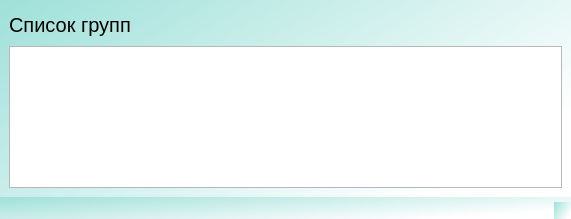
<?xml version="1.0" encoding="UTF-8"?>
<ui version="4.0">
 <class>MainWindow</class>
 <widget class="QMainWindow" name="MainWindow">
  <property name="geometry">
   <rect>
    <x>0</x>
    <y>0</y>
    <width>571</width>
    <height>219</height>
   </rect>
  </property>
  <property name="windowTitle">
   <string>MainWindow</string>
  </property>
  <property name="styleSheet">
   <string notr="true">QWidget {
    background: qlineargradient(spread:pad, x1:0, y1:0, x2:1, y2:0.590909, stop:0 rgba(159, 224, 217, 255), stop:1 rgba(255, 255, 255, 255));
}
</string>
  </property>
  <widget class="QWidget" name="centralwidget">
   <layout class="QGridLayout" name="gridLayout">
    <item row="0" column="0">
     <widget class="QLabel" name="hello">
      <property name="enabled">
       <bool>true</bool>
      </property>
      <property name="minimumSize">
       <size>
        <width>553</width>
        <height>31</height>
       </size>
      </property>
      <property name="layoutDirection">
       <enum>Qt::LayoutDirection::LeftToRight</enum>
      </property>
      <property name="styleSheet">
       <string notr="true">QLabel {
    font-family: &quot;Mustica Pro&quot;;
    font-size: 20px;
    font-weight: regular; 
	background: none;
}</string>
      </property>
      <property name="text">
       <string>Список групп</string>
      </property>
     </widget>
    </item>
    <item row="1" column="0">
     <widget class="QListWidget" name="listWidget">
      <property name="styleSheet">
       <string notr="true">QListWidget  {
    font-family: &quot;Manrope&quot;;
    font-size: 16px;
    font-weight: regular; 
	background: none;
}</string>
      </property>
     </widget>
    </item>
   </layout>
  </widget>
  <widget class="QMenuBar" name="menubar">
   <property name="geometry">
    <rect>
     <x>0</x>
     <y>0</y>
     <width>571</width>
     <height>22</height>
    </rect>
   </property>
  </widget>
  <widget class="QStatusBar" name="statusbar"/>
 </widget>
 <resources/>
 <connections/>
</ui>
